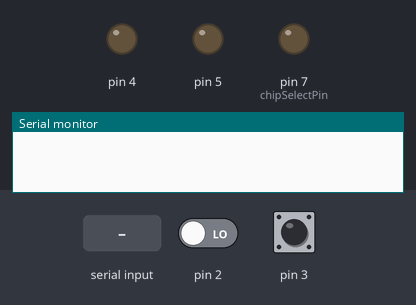
The sketch below on a simulated Arduino Uno, built with avr-gcc and run on an emulated ATmega328P. Shown: output pins drawn as LEDs (lit = HIGH), the last lines printed to the serial monitor. The inputs (shaded band) are chosen by the test bench; at power-on: pin 2 LOW, pin 3 HIGH. Pins used as bus, display or sensor lines are not drawn.

Above: at 1.2 s.
1.3 s: "30,150,10\n" received over Serial
At 2.4 s:
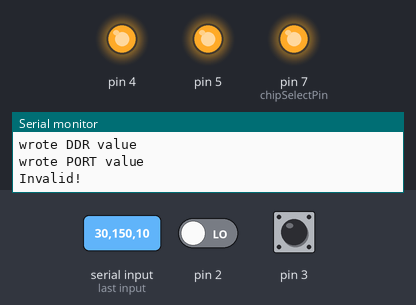
2.8 s: "0" received over Serial
4.3 s: "2" received over Serial
5.8 s: "1" received over Serial
8.3 s: "200\n" received over Serial
9.8 s: "3" received over Serial
Timing chart, 0 to 12.3 s (numbered marks = the images above; inputs shaded):
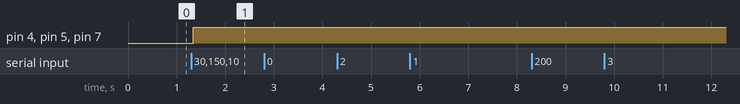

Measured:
- after the input at 1.3 s, pin 4, pin 5, pin 7 (chipSelectPin): LOW → HIGH at once

The sketch:

sketch_apr21b.ino
```cpp
#include <SPI.h>
#include <Wire.h>


/**
*@brief      setup all peripherals for the Arduino (atmega328)
*/

const int dataReadyPin = 6;
const int chipSelectPin = 7;

int recByte=0;

int startFlag=0;
int stopFlag=0;
int digitalFlag=0;
int analogFlag=0;
int chNumber=0;
int analogReading=0;
int digitalReadFlag=0;
int readData=0;

void setup() {

  // start serial comm for i2c only
  Serial.begin(9600);

    // join i2c bus with address #4
   // Wire.begin(4);

   // start the SPI library:
   //SPI.begin();

  // initalize the  data ready and chip select pins:
  //pinMode(dataReadyPin, INPUT);
  //pinMode(chipSelectPin, OUTPUT);

}

void loop() {
  // reset all flags to 0
//startFlag=0;
//stopFlag=0;
//digitalFlag=0;
//analogFlag=0;
  //Serial.print("not started\n");
  // put your main code here, to run repeatedly:
  if(Serial.available()>0){
       // store received byte
        recByte=Serial.read();
       // Serial.println(recByte, DEC);
        if(recByte=='0')
        {
          Serial.print("started");
          startFlag=1;
        }

        else if((recByte=='1')&&(startFlag==1))
        {
          digitalFlag=1;
        }
        else if((recByte=='2')&&(startFlag==1))
        {
          analogFlag=1;
        }
        else if((recByte=='3')&&(startFlag==1))
        {
          digitalReadFlag=1;
        }
        else
        {
          Serial.print("Invalid!\n");
        }

        if((startFlag==1)&&(digitalFlag==1))
        {
          Serial.print("Digital Write\n");

          Serial.flush();

          while(Serial.available()==0);
          DDRD|=(Serial.parseInt()|0xf0);
          Serial.print("wrote DDR value\n");

          while(Serial.available()==0);
          PORTD|=(Serial.parseInt()|0xf0);
          Serial.print("wrote PORT value\n");

          digitalFlag=0;
          startFlag=0;
        }
        else if((startFlag==1)&&(analogFlag==1))
        {
          Serial.print("Analog\n");
          Serial.flush();

          while(Serial.available()==0);

          chNumber=Serial.parseInt();
          Serial.print("reading ch:");
          Serial.println(chNumber);

          analogReading=analogRead(chNumber);

          Serial.println(analogReading);

          analogFlag=0;
          startFlag=0;
        }

        if((startFlag==1)&&(digitalReadFlag==1))
        {
          Serial.print("Digital Read\n");

          Serial.flush();

          readData=PIND;
          Serial.print("pin value=");
          Serial.println(readData);

          digitalReadFlag=0;
          startFlag=0;
        }


  }
}
```
